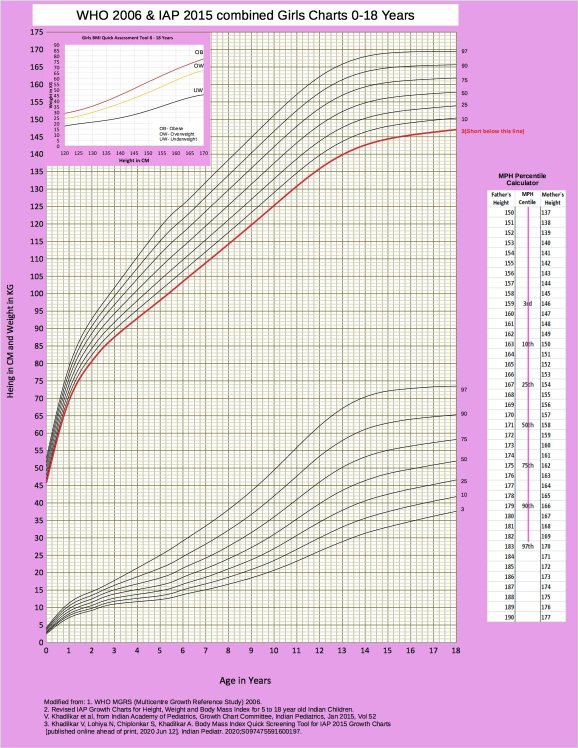
#> input picture Images/IAP-Paediatrician-friendly-IAP-Growth-Charts-for-0-18-years-1-746x1024.jpg, 1156 x 1496 px, found by its file name (shown at 1/2 size)
$ python 1_read_lines_from_image.py ../../Images/IAP-Paediatrician-friendly-IAP-Growth-Charts-for-0-18-years-1-746x1024.jpg
#> lines starting #> are read from the running program, lines starting #| are printed output that depends on the picture
import json,sys
import numpy as np
from PIL import Image
CFG={'girls':dict(f='Images/IAP-Paediatrician-friendly-IAP-Growth-Charts-for-0-18-years-1-746x1024.jpg',x0=92.5,x18=912.5,y0=1285.0,ytop=64.0,ymax=175,T=80,inset=(425,335)),
     'boys':dict(f='Images/IAP-Paediatrician-friendly-IAP-Growth-Charts-for-0-18-years-2-746x1024.png',x0=110.0,x18=778.5,y0=1191.2,ytop=65.5,ymax=195,T=110,inset=(425,372))}
def runs(mask):
    ys=np.where(mask)[0]
    if not len(ys): return []
    out=[];s=p=ys[0]
    for y in ys[1:]:
        if y-p>1: out.append((s,p)); s=y
        p=y
    out.append((s,p)); return out
res={}
for sex,c in CFG.items():
    n=np.array(Image.open(c['f']).convert('RGB')).astype(int); r,g,b=n[...,0],n[...,1],n[...,2]
#> after `r, g, b = (n[..., 0], n[..., 1], n[..., 2])`:
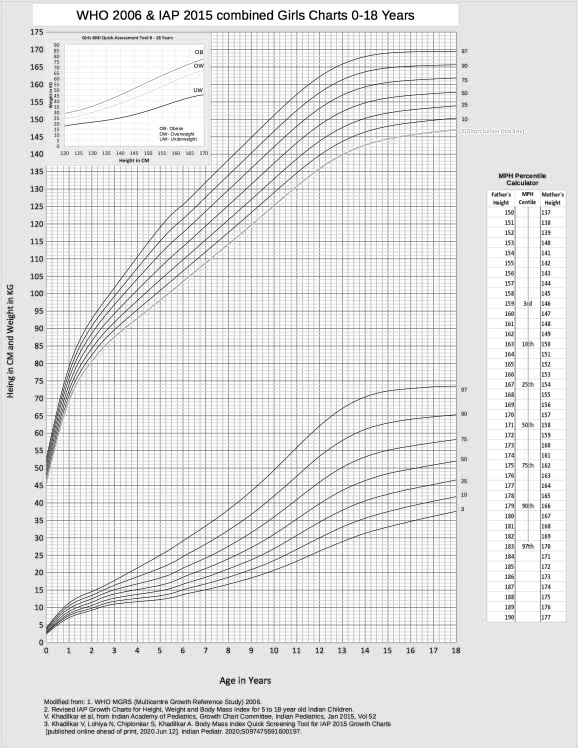
#> r: shape (1496, 1156) int64 (shown at 1/2 size); min 0, max 255, mean 227.4
#> after `r, g, b = (n[..., 0], n[..., 1], n[..., 2])`:
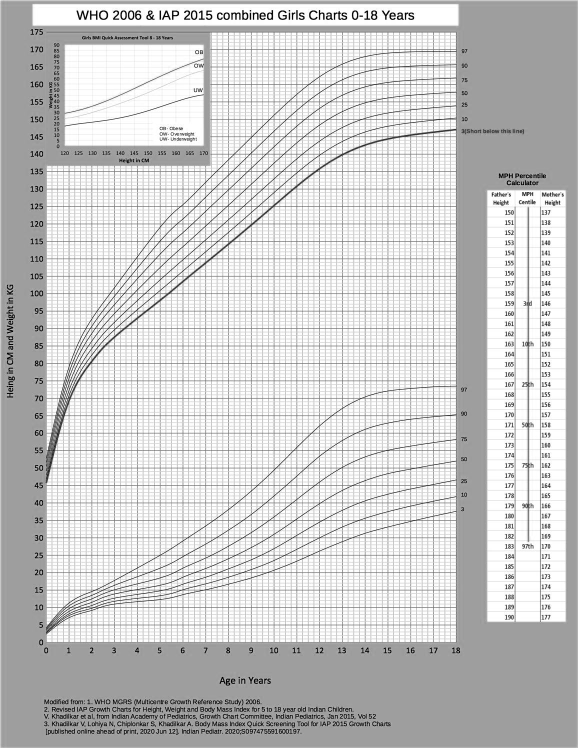
#> g: shape (1496, 1156) int64 (shown at 1/2 size); min 0, max 255, mean 203.5
#> after `r, g, b = (n[..., 0], n[..., 1], n[..., 2])`:
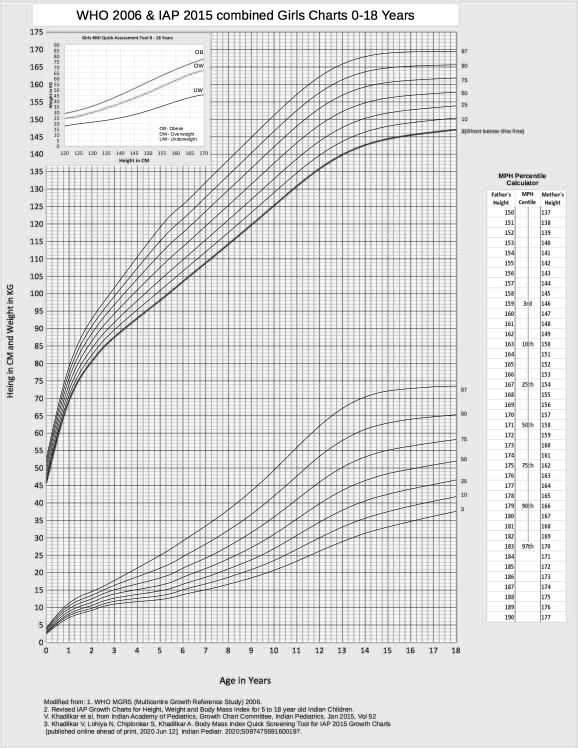
#> b: shape (1496, 1156) int64 (shown at 1/2 size); min 0, max 255, mean 221.4
    T=c['T']; m=((r<T)&(g<T)&(b<T))|((r>140)&(r-g>60)&(r-b>60))
#> after `m = (r < T) & (g < T) & (b < T) | (r > 140) & (r - g > 60) & (r - b > `:
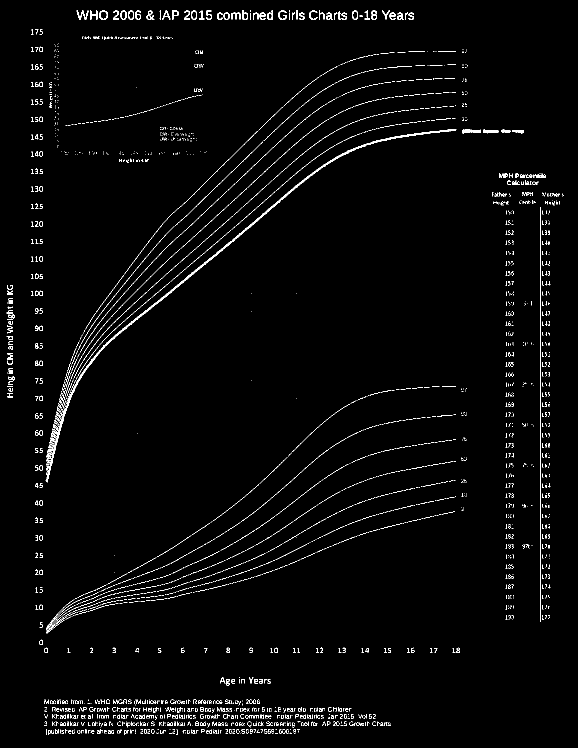
#> m: shape (1496, 1156) bool (shown at 1/2 size); 2.1% white in thin lines or dots
    ppu=(c['y0']-c['ytop'])/c['ymax']; ppx=(c['x18']-c['x0'])/18
    H=[[] for _ in range(7)]; W=[[] for _ in range(7)]
    for x in range(int(c['x0'])+2,int(c['x18'])-1):
        col=m[:,x].copy(); col[:60]=False; col[int(c['y0'])+1:]=False
        if x<c['inset'][0]: col[:c['inset'][1]]=False
        rr=[((s+e)/2,e-s) for s,e in runs(col) if e-s<=9]
        cs=[y for y,_ in rr]
        if len(cs)<7: continue
        if len(cs)>=8:
            gaps=np.diff(cs); k=int(np.argmax(gaps)); up=cs[:k+1]; lo=cs[k+1:]
            if gaps[k]<60: up,lo=cs,[]
        else: up,lo=cs,[]
        age=(x-c['x0'])/ppx
        # single group of 7 -> classify as height or weight by position
        for grp in (up,lo):
            if len(grp)!=7: continue
            tgt=H if (c['y0']-np.median(grp))/ppu>min(100,25+4*age) else W
            for i,y in enumerate(grp[::-1]): tgt[i].append((age,(c['y0']-y)/ppu))
#> this loop made 817 passes
#> (gaps, k) on passes 1 to 4: ([8.5, 8, 9.5, 8, 311, 2, 2, 3, 3, 3], 4), ([8.5, 8.5, 9, 8.5, 6.5, 2, 305.5, 2.5, 2, 3, 3, 3], 6), ([8, 8, 9, 9, 8, 308.5, 2.5, 2.5, 3, 3, 3], 5), ([8.5, 9, 9, 8.5, 7, 314, 4, 3, 3.5, 2.5], 5)
#> k on pass 22: 5
    res[sex]={'height':H,'weight':W,'ppu':ppu}
    for nm,L in (('height',H),('weight',W)):
        a=np.array([p[0] for p in L[3]]) if L[3] else np.array([0.0,0.0]); print(sex,nm,'columns accepted',len(a),'of',int(c['x18']-c['x0']),' gaps>0.25y:',[(round(a[i],2),round(a[i+1],2)) for i in range(len(a)-1) if a[i+1]-a[i]>0.25], 'first',round(a.min(),2),'last',round(a.max(),2))
#> pass 2 of the loop `for sex,c in CFG.items():`:
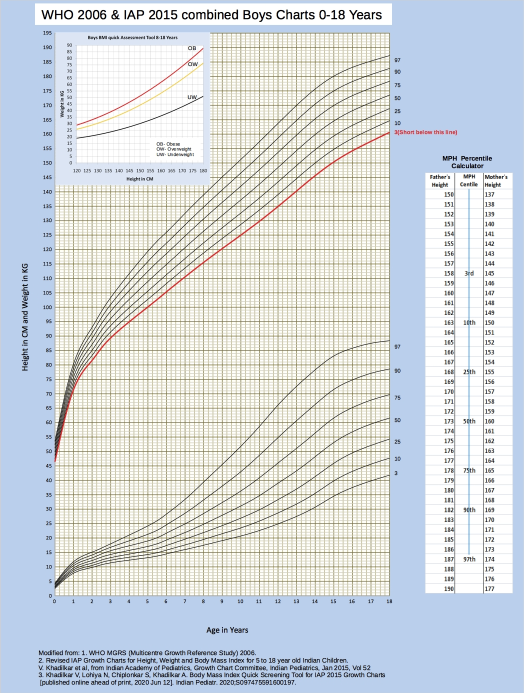
#> input picture Images/IAP-Paediatrician-friendly-IAP-Growth-Charts-for-0-18-years-2-746x1024.png, 1048 x 1386 px, found by its file name (shown at 1/2 size)
#> n: shape (1386, 1048, 3) int64
#> r: shape (1386, 1048) int64
#> g: shape (1386, 1048) int64
#> `r, g, b = (n[..., 0], n[..., 1], n[..., 2])`:
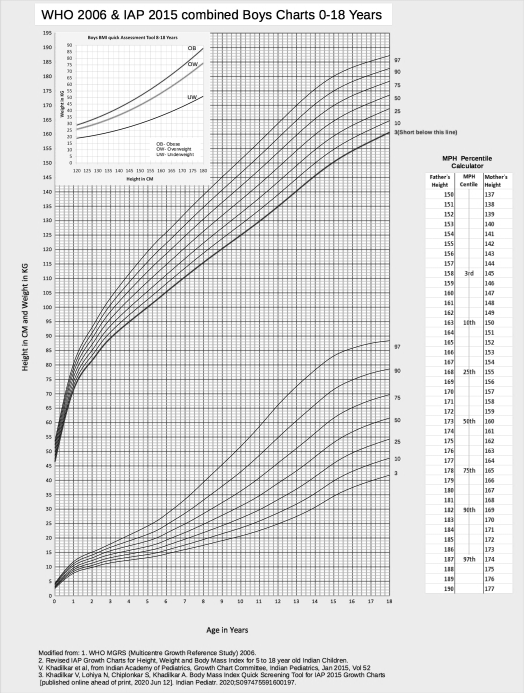
#> b: shape (1386, 1048) int64 (shown at 1/2 size); min 0, max 255, mean 222
#> `m = (r < T) & (g < T) & (b < T) | (r > 140) & (r - g > 60) & (r - b > `:
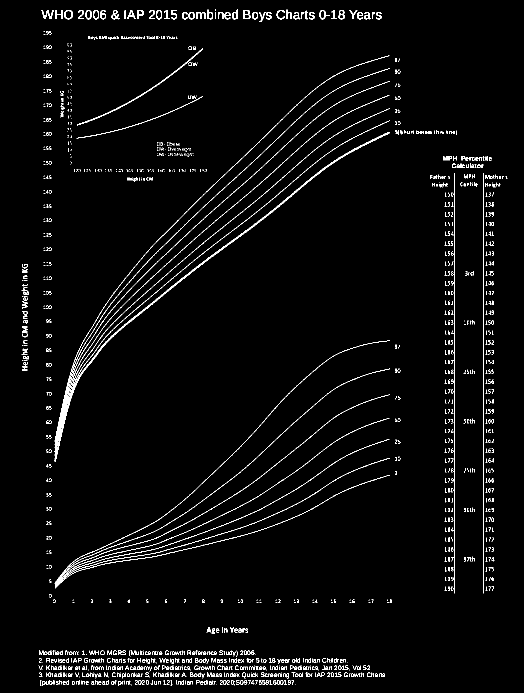
#> m: shape (1386, 1048) bool (shown at 1/2 size); 2.7% white in thin lines or dots
#> the loop `for x in range(int(c['x0'])+2,int(c['x18'])-1):` made 665 passes
#> (gaps, k) on passes 3 to 5: ([6.5, 7.5, 7, 8, 272.5, 6.5, 4], 4), ([7, 7, 7, 8, 6.5, 270, 6.5, 4], 5), ([7, 7, 8, 7.5, 6, 274, 6.5, 4], 5)
json.dump({s:{'height':v['height'],'weight':v['weight']} for s,v in res.items()},open(sys.argv[1],'w'))
